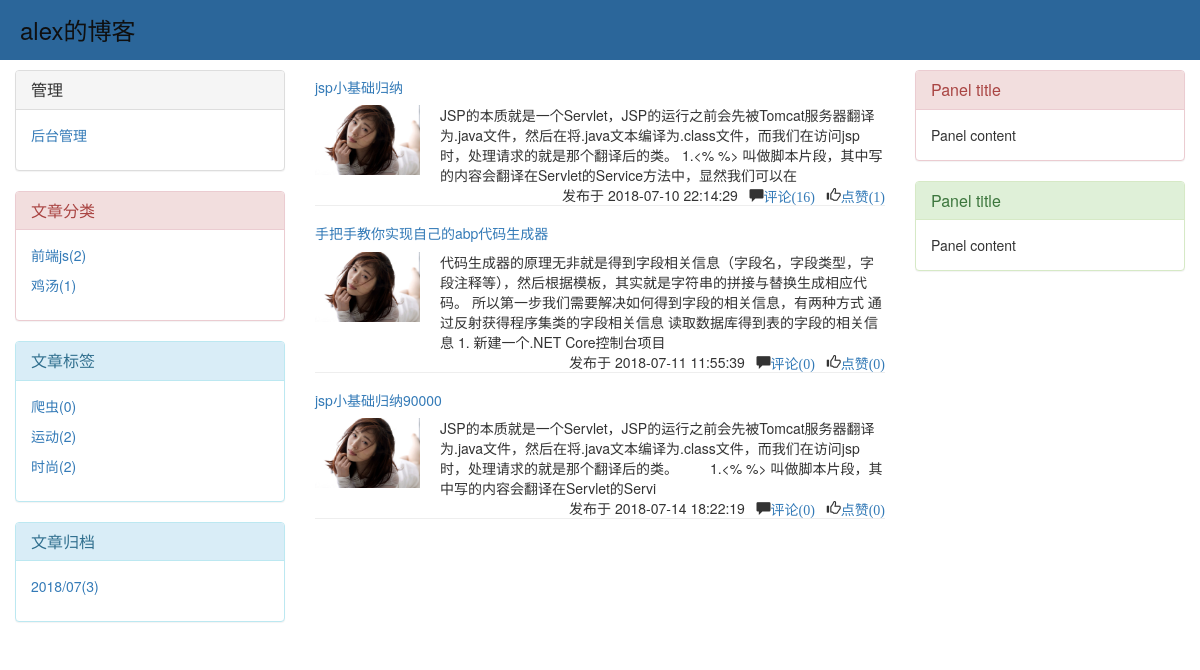
The page /alex/ (signed in) on the database its author committed.
### blog/models.py (models this page shows, shortened)
class BlogTheme(models.Model):
    title = models.CharField(max_length=32, verbose_name='个人博客标题')
    theme = models.CharField(max_length=32, verbose_name='博客主题')
    site_name = models.CharField(max_length=32, verbose_name='站点名称')

class Category(models.Model):
    title = models.CharField(max_length=32)
    blog = models.ForeignKey('BlogTheme', on_delete=models.CASCADE)

class Article(models.Model):
    title = models.CharField(max_length=32)
    desc = models.CharField(max_length=255)
    content = models.TextField()
    create_time = models.DateTimeField(auto_now_add=True)
    category = models.ForeignKey('Category', on_delete=models.CASCADE)
    tags = models.ManyToManyField('Tag', through='ArticleToTag')
    author = models.ForeignKey('UserInfo', on_delete=models.CASCADE)
    comment_count = models.IntegerField(default=0)
    up_count = models.IntegerField(default=0)
    down_count = models.IntegerField(default=0)

### blog/views.py (the view, shortened to what this page needs)
# urls.py: re_path(r'(?P<name>\w+)/(?P<subName>category|tag|archive)/(?P<arg>.+)', views.my_site),
def my_site(request,name,**kwargs):
    user_obj = models.UserInfo.objects.filter(username=name).first()
    if user_obj:
        title = user_obj.theme.title
        article_list = models.Article.objects.filter(author=user_obj)
        subName = kwargs.get('subName')
        arg = kwargs.get('arg')
        return render(request, 'my_site.html', {'article_list':article_list,'title':title,'name':name})
    return render(request, 'not_found.html')

### templates/my_site.html (shortened to what this page needs)
{% extends 'base.html' %}
{% block content %}
            {% for article in article_list %}
                <div class="article">
                    <h5 class="title"><a href="/{{ name }}/article/{{ article.id }}">{{ article.title }}</a></h5>
                    <div class="article_info">
                        <a href="" class="media-left"><img height="70" src="/static/img/11.jpg" alt=""></a>
                        <span class="media-right">{{ article.desc }}</span>
                    </div>
                    <div class="pull-right">
                        <span> 发布于 {{ article.create_time|date:'Y-m-d H:i:s' }}</span>&nbsp;&nbsp;
                        <span class="glyphicon glyphicon-comment"><a href="">评论({{ article.comment_count }})</a></span>&nbsp;&nbsp;
                        <span class="glyphicon glyphicon-thumbs-up"><a href="">点赞({{ article.up_count }})</a></span>
                    </div>
                </div>
                <hr>
            {% endfor %}
{% endblock content %}

### templates/base.html (shortened to what this page needs)
<!DOCTYPE html>
<html lang="en">
<head>
    <link rel="stylesheet" href="/static/bootstrap-3.3.7/css/bootstrap.css">
    <link rel="stylesheet" href="/static/css/digg.css">
    <link rel="stylesheet" href="/static/css/base.css">
</head>
<body>
<div>
    <h3 class="my_head">
        <a href="/{{ name }}" class="title">{{ title }}</a>
    </h3>
</div>
<div class="container-fluid">
    <div class="row">
        <div class="col-md-3">
            {% load my_tag %}
            {% sub_data name request.user.username %}
        </div>
        <div class="col-md-6">
        {% block content %}
        {% endblock %}
        </div>
        <div class="col-md-3">
            <div class="panel panel-danger">
                <div class="panel-heading">
                    <h3 class="panel-title">Panel title</h3>
                </div>
                <div class="panel-body">
                    Panel content
                </div>
            </div>
            <div class="panel panel-success">
                <div class="panel-heading">
                    <h3 class="panel-title">Panel title</h3>
                </div>
                <div class="panel-body">
                    Panel content
                </div>
            </div>
        </div>
    </div>
</div>
</body>
</html>

### templates/left_bar.html
{% if username == name %}
    <div class="panel panel-default">
        <div class="panel-heading">
            <h3 class="panel-title">管理</h3>
        </div>
        <div class="panel-body">
            <p><a href="/backend/"><span>后台管理</span></a></p>
        </div>
    </div>
{% endif %}
<div class="panel panel-danger">
    <div class="panel-heading">
        <h3 class="panel-title">文章分类</h3>
    </div>
    <div class="panel-body">
        {% for category in category_list %}
            <p><a href="/{{ name }}/category/{{ category.title }}">{{ category.title }}({{ category.num }})</a></p>
        {% endfor %}
    </div>
</div>
<div class="panel panel-info">
    <div class="panel-heading">
        <h3 class="panel-title">文章标签</h3>
    </div>
    <div class="panel-body">
        {% for tag in tag_list %}
            <p><a href="/{{ name }}/tag/{{ tag.tag_name }}">{{ tag.tag_name }}({{ tag.num }})</a></p>
        {% endfor %}
    </div>
</div>
<div class="panel panel-info">
    <div class="panel-heading">
        <h3 class="panel-title">文章归档</h3>
    </div>
    <div class="panel-body">
        {% for date_article in date_article_count %}
            <p>
                <a href="/{{ name }}/archive/{{ date_article.article_date }}">{{ date_article.article_date }}({{ date_article.num }})</a>
            </p>
        {% endfor %}
    </div>
</div>

### static/css/base.css (style rules this page uses)
* { margin: 0; padding: 0; }
.my_head { height: 60px; margin-top: 0; line-height: 60px; padding-left: 20px; background-color: #2b669a; }
.title { color: #0f0f0f; }

### rows shown on the page
BlogTheme: title "alex的博客"
Category: title "前端js", num "2"
Article: title "jsp小基础归纳", desc "JSP的本质就是一个Servlet，JSP的运行之前会先被Tomcat服务器翻译为.java文件，然后在将.java文本编译为.class文件，而我们在访问jsp时，处理请求的就是那个翻译后的类。 1.<% %> 叫做脚本片段，其中写的内容会翻译在Servlet的Service方法中，显然我们可以在", create_time "2018-07-10 22:14:29", comment_count "16", up_count "1"
Article: title "手把手教你实现自己的abp代码生成器", desc "代码生成器的原理无非就是得到字段相关信息（字段名，字段类型，字段注释等），然后根据模板，其实就是字符串的拼接与替换生成相应代码。 所以第一步我们需要解决如何得到字段的相关信息，有两种方式 通过反射获得程序集类的字段相关信息 读取数据库得到表的字段的相关信息 1. 新建一个.NET Core控制台项目", create_time "2018-07-11 11:55:39", comment_count "0", up_count "0"
Article: title "jsp小基础归纳90000", desc "JSP的本质就是一个Servlet，JSP的运行之前会先被Tomcat服务器翻译为.java文件，然后在将.java文本编译为.class文件，而我们在访问jsp时，处理请求的就是那个翻译后的类。 1.<% %> 叫做脚本片段，其中写的内容会翻译在Servlet的Servi", create_time "2018-07-14 18:22:19", comment_count "0", up_count "0"

### other values the page prints
{{ category.title }} "鸡汤"
{{ category.num }} "1"
{{ tag.tag_name }} "爬虫" "运动" "时尚"
{{ tag.num }} "0" "2" "2"
{{ date_article.article_date }} "2018/07"
{{ date_article.num }} "3"
